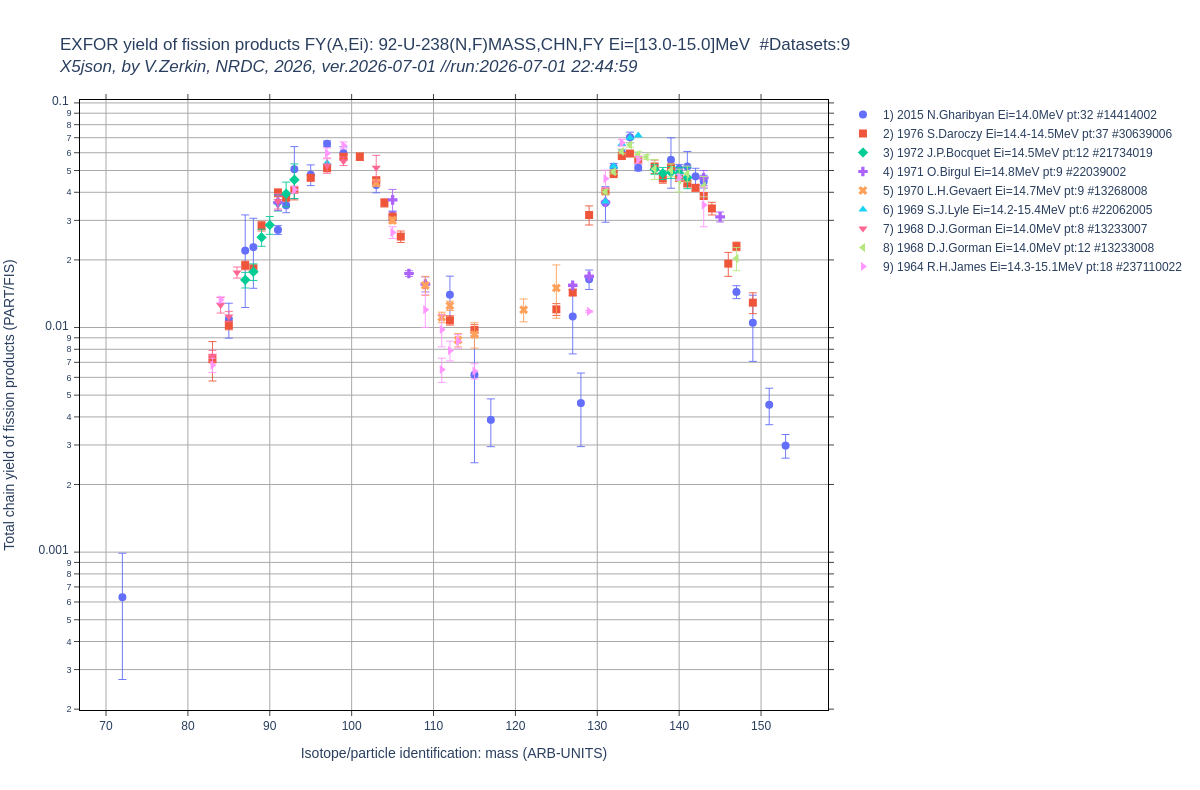

The Python source for this figure:
"""
 ***********************************************************************************
 * Copyright (C) 2026 Viktor Zerkin (NRDC), v.zerkin@gmail.com                     *
 *-----------------------------------------------------------------------------    *
 * Permission is hereby granted, free of charge, to any person obtaining a copy    *
 * of this software and associated documentation files (the "Software"), to deal   *
 * in the Software without restriction, including without limitation the rights    *
 * to use, copy, modify, merge, publish, distribute, sublicense, and/or sell       *
 * copies of the Software, and to permit persons to whom the Software is furnished *
 * to do so, subject to the following conditions:                                  *
 *                                                                                 *
 * The above copyright notice and this permission notice shall be included in all  *
 * copies or substantial portions of the Software.                                 *
 *                                                                                 *
 * THE SOFTWARE IS PROVIDED "AS IS", WITHOUT WARRANTY OF ANY KIND, EXPRESS OR      *
 * IMPLIED, INCLUDING BUT NOT LIMITED TO THE WARRANTIES OF MERCHANTABILITY,        *
 * FITNESS FOR A PARTICULAR PURPOSE AND NONINFRINGEMENT. IN NO EVENT SHALL THE     *
 * AUTHORS OR COPYRIGHT HOLDERS BE LIABLE FOR ANY CLAIM, DAMAGES OR OTHER          *
 * LIABILITY, WHETHER IN AN ACTION OF CONTRACT, TORT OR OTHERWISE, ARISING FROM,   *
 * OUT OF OR IN CONNECTION WITH THE SOFTWARE OR THE USE OR OTHER DEALINGS IN       *
 * THE SOFTWARE.                                                                   *
 *                                                                                 *
 *-----------------------------------------------------------------------------    *
 *   AUTHOR:                                                                       *
 *   Viktor Zerkin, PhD, IAEA-NDS(1999-2023), NRDC(1999-2024)                      *
 *   e-mail: v.zerkin@gmail.com                                                    *
 ***********************************************************************************
"""
import datetime
import json
import sys
sys.path.append('./')
from x5subr import *
import plotly
from plotly.graph_objs import Scatter, Layout 
from pprint import pprint

print("Program: x5data8fy.py, ver.2026-07-01")
print("Author:  V.Zerkin, Vienna, 2026")
print("Purpose: find datasets by reaction, load X5-json, extract")
print("         FY - total chain yield of fission products,")
print("         filter data by incident energy, plot by Plotly")

print("")

ct=str(datetime.datetime.now())[:19]
print("Running: "+ct+"\n")
#input("Press the <ENTER> key to continue...")

base='./'

def sort_ya1(ds):
    rr=str(ds['year1'])+','+ds['author1ini']+ds['author1']
    return rr

#datasets=read_csv_file("EXFOR-Datasets.csv")
datasets=read_csv_file("X5-Datasets.csv")
nDatasets=len(datasets)
print('-0-Datasets:'+str(nDatasets))

reacode='92-U-238(N,F)MASS,CHN,FY'
ei=14e6; eiMin=13e6; eiMax=15e6

print('---ReactionCode:',reacode)
print('---Energy.in:   ',str(eiMin),'-',str(eiMax),'eV')

datasets=filter_datasets(datasets,'ReactionCode',reacode)
nDatasets=len(datasets)
print('-1-Datasets:'+str(nDatasets))
if (nDatasets<=0):
    print("---No data found---")
    sys.exit(2)

xtitle=''; ytitle=''
dss=[];ids=0
for dataset in datasets:
    entryfile=base+dataset['dir']+'/'+dataset['Entry']+'.x5.json'
    EntryID=dataset['Entry']
    SubentID=dataset['DatasetID'][:8]
    DatasetID=dataset['DatasetID']
    print(str(ids)+') File:['+entryfile+'] Subent:'+SubentID+' Dataset:'+DatasetID)
    f=open(entryfile)
    Entry=json.load(f)
    ids+=1
    Subent=get_subent(Entry,SubentID)
    if (Subent is None): continue
    ds=get_dataset(Subent,DatasetID)
    if (ds is None): continue
    print('    c5data:',get_cvars(ds))
    yobj=ds['c5data'].get('y')
    eobj=ds['c5data'].get('x1')		# EN(EV)
    zaobj=ds['c5data'].get('x2')	# ZAM(ARB-UNITS)
    yarr=yobj.get('y');  dyarr=yobj.get('dy')
    earr=eobj.get('x1'); dearr=eobj.get('dx1')
    zaarr=zaobj.get('x2')
#    print('\t--dearr:',dearr)
#    print('\t==arrays:',len(yarr),len(earr))
    if (yarr is None): continue
    if (earr is None): continue
    yy=[]; dy=[]; xx=[]; dx=[]; ee=-777
    for ii in range(len(yarr)):
        y=yarr[ii]
        e=earr[0]
        if len(earr)>1: e=earr[ii]  #--repeating value
        m=zaarr[0]
        if len(zaarr)>1: m=zaarr[ii]  #--repeating value
        if eiMin is not None:
            if (e<eiMin): continue
        if eiMax is not None:
            if (e>eiMax): continue
        ee=e
        e1=e; e2=e
        yy.append(y)
        xx.append(m)
        if dyarr is not None: dy.append(dyarr[ii])
        if dearr is not None: e1=e-dearr[ii]; e2=e+dearr[ii]
    print('    Dataset:'+ds['DatasetID']+' '+str(ds['year1'])+','+ds['author1']
	+' #Pnt:'+str(len(yarr))
	+' #Pnt.selected:'+str(len(yy))
	)
    if len(yy)<=0: continue
    ytitle=ds['quantExpan']+' ('+yobj['units']+')'
    xtitle=zaobj['expansion']+' ('+zaobj['units']+')'

    print('    yy:',yy)
    print('    dy:',dy)
    print('    xx:',xx)
    print('    dx:',dx)
    #pprint(ds)
    ds['y']=yy; ds['dy']=dy
    ds['x']=xx; ds['dx']=dx
    estr=' Ei='+str(round(ee/1e6,1))+'MeV'
    if e2>e1: estr=' Ei='+str(round(e1/1e6,1))+'-'+str(round(e2/1e6,1))+'MeV'
    ds['x4lbl']=str(ds['year1'])+' '+ds['author1ini']+ds['author1']+estr
    dss.append(ds)
dss=sorted(dss,key=sort_ya1,reverse=True)
nDatasets=len(dss)
print('-1-Datasets:'+str(nDatasets))
print('---ReactionCode:',reacode)
print('---Energy.in:   ',str(eiMin),'-',str(eiMax),'eV')
print('---Axis-Y:      ',ytitle)
print('---Axis-X:      ',xtitle)
if (nDatasets<=0):
    print("---No data to plot---")
    sys.exit(2)

#_________________Preparing EXFOR data for plot_________________
data1=[]; ii=0
for ds in dss:
    tr=Scatter(x=ds['x'],y=ds['y']
	,text=ds['x4lbl']
	,name=str(ii+1)+') '+ds['x4lbl']+' pt:'+str(len(ds['x']))+' #'+ds['DatasetID']
	,marker_symbol=str(ii%33)
	,marker_size=8
	,mode="markers"
	)
    if (ds['dy'] is not None): tr.error_y=dict(type='data',array=ds['dy'],visible=True,thickness=0.9)
    if (ds['dx'] is not None): tr.error_x=dict(type='data',array=ds['dx'],visible=True,thickness=0.9)
    data1.append(tr)
    ii+=1

xtype='linear';ytype='linear'
#xtype='log';
ytype='log'
plotTitle=reacode+' Ei=['+str(eiMin/1e6)+'-'+str(eiMax/1e6)+']MeV'

#_________________Plot data from EXFOR_________________
plot1={}
plot1['data']=data1
xaxis=dict(title=xtitle,showline=True,linecolor='black',ticks='outside'
,showgrid=True,gridcolor='#aaaaaa',type=xtype)
yaxis={'title':ytitle,'showline':True,'linecolor':'black'
	,'showgrid':True, 'gridcolor':'#aaaaaa','ticks':'outside','type':ytype
	,'zeroline':True, 'zerolinecolor':'#dddddd'#, 'zerolinewidth':0.1
}
xaxis['mirror']='ticks'
yaxis['mirror']='ticks' 
plot1['layout']=Layout(title='EXFOR yield of fission products FY(A,Ei): '+plotTitle
	+'  #Datasets:'+str(nDatasets)
	+'<br><i>X5json, by V.Zerkin, NRDC, 2026, ver.2026-07-01 //run:'+ct+'</i>'
	,xaxis=xaxis,yaxis=yaxis
	,plot_bgcolor='white'
	,legend=dict(traceorder="grouped")
)

outhtml='x5data8fy'
plotly.offline.plot(plot1,filename=outhtml+'.html',auto_open=False)

#needs: $ pip3 install -U kaleido
plotly.io.write_image(plot1,outhtml+'.png',width=1200,height=790)

print('\nProgram successfully completed')
